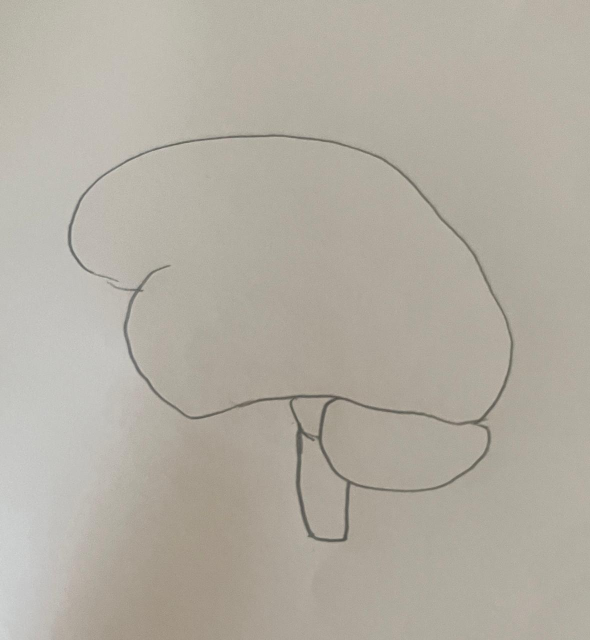
#> input picture backend/deform/assets/sketches/test_brain.jpg, 1180 x 1280 px (shown at 1/2 size)
$ python -i sketch_parser.py   (imports and definitions only)
#> lines starting #> are read from the running program, lines starting #| are printed output that depends on the picture; after the words box and inside, x2 and y2 are one past the last pixel; in counts of white or black regions, pixels touching at a corner belong together
"""
Stable sketch preprocessing for BioSketch-3D.

Drop-in replacement for:
    backend/deform/app/vision/sketch_parser.py

This version is intentionally simpler and safer than the previous experimental
multi-scale black-hat pipeline. It removes:
    - soft shadows and uneven paper lighting
    - most scattered dots
    - disconnected shadow edges outside the main organ
    - faint erased marks that are not connected to the intended sketch

The public API remains compatible with the existing pipeline:
    preprocess_sketch(image_path)
    extract_contours(binary_img, min_area=2000)
    optimize_vectors(contours_dict, initial_epsilon_factor=0.002)
    normalize_coordinates(contours_dict, img_width=None, img_height=None)
    get_primary_contour_points(normalized_dict)

Optional:
    preprocess_sketch(
        image_path,
        cleanup_strength="balanced",
        manual_ignore_mask_path=None,
        debug_dir=None,
    )
"""

from __future__ import annotations

import os
from pathlib import Path
from typing import Optional

import cv2
import numpy as np


# ============================================================
# Profiles
# ============================================================

_CLEANUP_PROFILES = {
    "gentle": {
        "adaptive_c": 8,
        "first_min_area": 7,
        "final_min_area": 28,
        "roi_padding_ratio": 0.08,
        "edge_margin_ratio": 0.010,
    },
    "balanced": {
        "adaptive_c": 10,
        "first_min_area": 10,
        "final_min_area": 45,
        "roi_padding_ratio": 0.06,
        "edge_margin_ratio": 0.015,
    },
    "strict": {
        "adaptive_c": 12,
        "first_min_area": 14,
        "final_min_area": 70,
        "roi_padding_ratio": 0.045,
        "edge_margin_ratio": 0.020,
    },
}


# ============================================================
# Basic helpers
# ============================================================

def _save_debug(debug_dir: Optional[str], name: str, image: np.ndarray) -> None:
    if debug_dir is None:
        return

    out_dir = Path(debug_dir)
    out_dir.mkdir(parents=True, exist_ok=True)
    cv2.imwrite(str(out_dir / f"{name}.png"), image)


def _load_ignore_mask(mask_path: Optional[str], shape) -> Optional[np.ndarray]:
    """
    Optional manual cleanup mask.

    White pixels indicate areas that must be removed.
    Black pixels are preserved.
    """
    if mask_path is None:
        return None

    if not os.path.exists(mask_path):
        raise FileNotFoundError(f"Ignore mask not found: {mask_path}")

    mask = cv2.imread(mask_path, cv2.IMREAD_GRAYSCALE)

    if mask is None:
        raise ValueError(f"OpenCV could not read ignore mask: {mask_path}")

    mask = cv2.resize(
        mask,
        (shape[1], shape[0]),
        interpolation=cv2.INTER_NEAREST,
    )

    _, mask = cv2.threshold(mask, 127, 255, cv2.THRESH_BINARY)
    return mask


# ============================================================
# Shadow removal
# ============================================================

def _remove_soft_shadows(gray: np.ndarray) -> np.ndarray:
    """
    Remove gradual shadows and uneven lighting.

    The blurred image estimates the paper illumination. Dividing the original
    image by this background suppresses broad shadows while preserving pencil
    lines.
    """
    gray = np.asarray(gray, dtype=np.uint8)

    height, width = gray.shape[:2]
    min_side = min(height, width)

    sigma = max(18.0, min(85.0, min_side / 14.0))

    background = cv2.GaussianBlur(
        gray,
        (0, 0),
        sigmaX=sigma,
        sigmaY=sigma,
    )

    background = np.maximum(background, 1).astype(np.uint8)

    corrected = cv2.divide(
        gray,
        background,
        scale=255,
    )
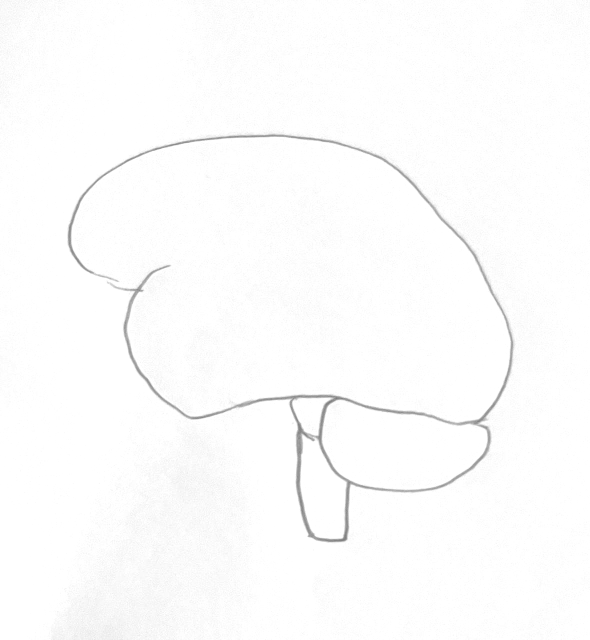
#> corrected: shape (1280, 1180) (shown at 1/2 size); min 117, max 255, mean 252.5

    # Mild percentile normalization.
    low = float(np.percentile(corrected, 1.0))
#> low = 184
    high = float(np.percentile(corrected, 99.7))
#> high = 255

    if high - low > 1e-6:
        corrected = np.clip(
            (corrected.astype(np.float32) - low)
            * (255.0 / (high - low)),
            0,
            255,
        ).astype(np.uint8)
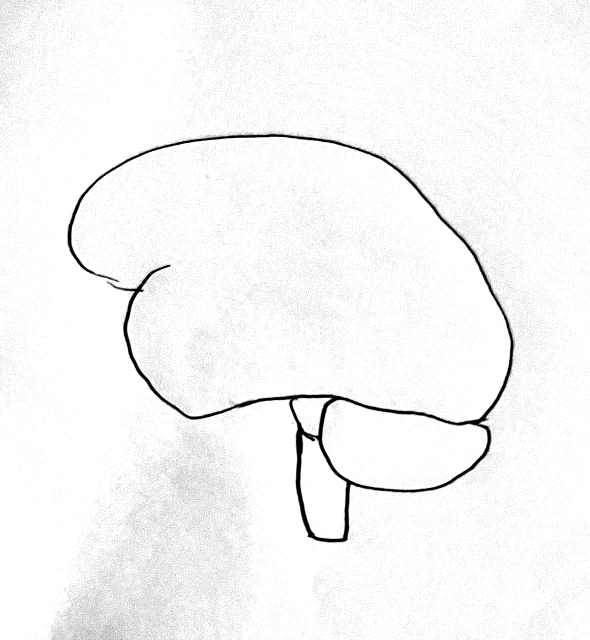
#> corrected: shape (1280, 1180) (shown at 1/2 size); min 0, max 255, mean 246.6

    return corrected


# ============================================================
# Connected-component helpers
# ============================================================

def _touches_image_edge(x, y, w, h, image_width, image_height, margin) -> bool:
    return (
        x <= margin
        or y <= margin
        or (x + w) >= (image_width - margin)
        or (y + h) >= (image_height - margin)
    )


def _component_score(stats_row, image_shape, edge_margin: int) -> float:
    """
    Score a connected component as a possible main organ sketch.

    Prefer large line-like components. Penalize components that touch the
    photograph border because they are often shadow boundaries or frame edges.
    """
    height, width = image_shape[:2]

    x = int(stats_row[cv2.CC_STAT_LEFT])
    y = int(stats_row[cv2.CC_STAT_TOP])
    w = int(stats_row[cv2.CC_STAT_WIDTH])
    h = int(stats_row[cv2.CC_STAT_HEIGHT])
    area = int(stats_row[cv2.CC_STAT_AREA])

    bbox_area = max(w * h, 1)
    fill_ratio = area / bbox_area

    score = float(area)

    if _touches_image_edge(
        x, y, w, h,
        image_width=width,
        image_height=height,
        margin=edge_margin,
    ):
        score *= 0.10

    # Broad dense components are more likely to be shadows than pencil lines.
    if fill_ratio > 0.72:
        score *= 0.25

    return score


def _find_main_component(
    binary: np.ndarray,
    edge_margin_ratio: float,
):
    """
    Find the connected component most likely to contain the organ outline.
    """
    num_labels, labels, stats, _ = cv2.connectedComponentsWithStats(
        binary,
        connectivity=8,
    )

    if num_labels <= 1:
        return None, labels, stats

    height, width = binary.shape[:2]
    edge_margin = max(2, int(round(max(height, width) * edge_margin_ratio)))

    best_label = None
    best_score = -1.0

    for label in range(1, num_labels):
        score = _component_score(
            stats[label],
            binary.shape,
            edge_margin=edge_margin,
        )

        if score > best_score:
            best_score = score
            best_label = label

    return best_label, labels, stats


def _remove_small_components(
    binary: np.ndarray,
    min_area: int,
    keep_main: bool = True,
    edge_margin_ratio: float = 0.015,
) -> np.ndarray:
    """
    Remove tiny components and reject secondary border-touching artifacts.
    """
    binary = np.asarray(binary, dtype=np.uint8)

    main_label, labels, stats = _find_main_component(
        binary,
        edge_margin_ratio=edge_margin_ratio,
    )

    if main_label is None:
        return np.zeros_like(binary)

    height, width = binary.shape[:2]
    edge_margin = max(2, int(round(max(height, width) * edge_margin_ratio)))

    output = np.zeros_like(binary)

    for label in range(1, len(stats)):
        x = int(stats[label, cv2.CC_STAT_LEFT])
        y = int(stats[label, cv2.CC_STAT_TOP])
        w = int(stats[label, cv2.CC_STAT_WIDTH])
        h = int(stats[label, cv2.CC_STAT_HEIGHT])
        area = int(stats[label, cv2.CC_STAT_AREA])

        is_main = label == main_label

        if keep_main and is_main:
            output[labels == label] = 255
            continue

        if area < int(min_area):
            continue

        # This directly removes the curved shadow fragments visible near the
        # lower border in photographed sketches.
        if _touches_image_edge(
            x, y, w, h,
            image_width=width,
            image_height=height,
            margin=edge_margin,
        ):
            continue

        output[labels == label] = 255

    return output


def _retain_main_sketch_roi(
    binary: np.ndarray,
    padding_ratio: float,
    edge_margin_ratio: float,
) -> np.ndarray:
    """
    Keep the main sketch and nearby internal strokes, but remove disconnected
    artifacts outside the main organ's bounding region.

    This is the key fix for sharp shadow boundaries that remain line-like
    after thresholding.
    """
    binary = np.asarray(binary, dtype=np.uint8)

    main_label, labels, stats = _find_main_component(
        binary,
        edge_margin_ratio=edge_margin_ratio,
    )

    if main_label is None:
        return np.zeros_like(binary)

    height, width = binary.shape[:2]

    x = int(stats[main_label, cv2.CC_STAT_LEFT])
    y = int(stats[main_label, cv2.CC_STAT_TOP])
    w = int(stats[main_label, cv2.CC_STAT_WIDTH])
    h = int(stats[main_label, cv2.CC_STAT_HEIGHT])

    padding = int(round(max(width, height) * float(padding_ratio)))

    x1 = max(0, x - padding)
    y1 = max(0, y - padding)
    x2 = min(width, x + w + padding)
    y2 = min(height, y + h + padding)

    roi_mask = np.zeros_like(binary)
    roi_mask[y1:y2, x1:x2] = 255

    inside_roi = cv2.bitwise_and(binary, roi_mask)

    # Remove remaining tiny fragments while retaining internal organ lines.
    return _remove_small_components(
        inside_roi,
        min_area=18,
        keep_main=True,
        edge_margin_ratio=edge_margin_ratio,
    )


def _looks_like_external_horizontal_shadow_strip(
    x: int,
    y: int,
    w: int,
    h: int,
    image_width: int,
    image_height: int,
    main_bbox=None,
) -> bool:
    """
    Detect a broad, thin, nearly horizontal component close to the lower
    portion of the photograph.

    Why this is needed:
        A hard shadow boundary can survive illumination normalization because
        it is a genuine high-contrast edge. Small-component filtering also
        keeps it when it is long enough. Such a strip is not part of the organ
        sketch and should be removed only when it is a secondary component.

    The rule is intentionally conservative so that valid organ outlines are
    not deleted.
    """
    if w <= 0 or h <= 0:
        return False

    aspect_ratio = float(w) / float(max(h, 1))

    broad = w >= max(45, int(round(image_width * 0.20)))
    thin = h <= max(18, int(round(image_height * 0.10)))
    horizontal = aspect_ratio >= 3.5

    # Shadow edges in photographed notebook images often appear in the lower
    # band. A component does not have to touch the exact image border.
    in_lower_band = (
        y >= int(round(image_height * 0.66))
        or (y + h) >= int(round(image_height * 0.84))
    )

    if not (broad and thin and horizontal and in_lower_band):
        return False

    if main_bbox is None:
        return True

    main_x, main_y, main_w, main_h = main_bbox
    main_bottom = main_y + main_h

    overlap_x = max(
        0,
        min(x + w, main_x + main_w) - max(x, main_x),
    )

    overlap_y = max(
        0,
        min(y + h, main_y + main_h) - max(y, main_y),
    )

    overlap_area = overlap_x * overlap_y
    component_bbox_area = max(w * h, 1)
    overlap_ratio = overlap_area / component_bbox_area

    mostly_outside_main = overlap_ratio < 0.12
    near_or_below_main_bottom = y >= (main_bottom - max(4, int(round(main_h * 0.08))))

    return mostly_outside_main and near_or_below_main_bottom


def _remove_external_horizontal_shadow_strips(
    binary: np.ndarray,
    edge_margin_ratio: float = 0.015,
) -> np.ndarray:
    """
    Remove disconnected lower horizontal shadow boundaries while keeping the
    main organ sketch unchanged.

    This targets the failure case visible in photographed sketches where a
    strong shadow creates a long white strip below the organ after adaptive
    thresholding.
    """
    binary = np.asarray(binary, dtype=np.uint8)

    main_label, labels, stats = _find_main_component(
        binary,
        edge_margin_ratio=edge_margin_ratio,
    )

    if main_label is None:
        return binary.copy()

    height, width = binary.shape[:2]

    main_x = int(stats[main_label, cv2.CC_STAT_LEFT])
    main_y = int(stats[main_label, cv2.CC_STAT_TOP])
    main_w = int(stats[main_label, cv2.CC_STAT_WIDTH])
    main_h = int(stats[main_label, cv2.CC_STAT_HEIGHT])

    main_bbox = (main_x, main_y, main_w, main_h)

    output = binary.copy()

    for label in range(1, len(stats)):
        if label == main_label:
            continue

        x = int(stats[label, cv2.CC_STAT_LEFT])
        y = int(stats[label, cv2.CC_STAT_TOP])
        w = int(stats[label, cv2.CC_STAT_WIDTH])
        h = int(stats[label, cv2.CC_STAT_HEIGHT])

        if _looks_like_external_horizontal_shadow_strip(
            x=x,
            y=y,
            w=w,
            h=h,
            image_width=width,
            image_height=height,
            main_bbox=main_bbox,
        ):
            output[labels == label] = 0

    return output


# ============================================================
# Main preprocessing entry point
# ============================================================

def preprocess_sketch(
    image_path: str,
    cleanup_strength: str = "balanced",
    manual_ignore_mask_path: Optional[str] = None,
    debug_dir: Optional[str] = None,
) -> np.ndarray:
    """
    Convert a photographed pencil sketch into a clean binary line image.

    Recommended:
        cleanup_strength="balanced"

    Use:
        cleanup_strength="strict"
    when shadow fragments or erased marks remain.

    Use:
        cleanup_strength="gentle"
    if valid faint lines disappear.
    """
    if not os.path.exists(image_path):
        raise FileNotFoundError(f"Image not found at path: {image_path}")

    if cleanup_strength not in _CLEANUP_PROFILES:
        raise ValueError(
            f"Unknown cleanup_strength='{cleanup_strength}'. "
            f"Expected one of: {list(_CLEANUP_PROFILES.keys())}"
        )

    cfg = _CLEANUP_PROFILES[cleanup_strength]

    gray = cv2.imread(image_path, cv2.IMREAD_GRAYSCALE)

    if gray is None:
        raise ValueError(f"OpenCV could not read image: {image_path}")

    # --------------------------------------------------------
    # 1. Remove broad shadows / uneven lighting
    # --------------------------------------------------------
    corrected = _remove_soft_shadows(gray)
    _save_debug(debug_dir, "01_shadow_corrected", corrected)

    # Mild local contrast enhancement.
    clahe = cv2.createCLAHE(
        clipLimit=1.45,
        tileGridSize=(8, 8),
    )

    contrast = clahe.apply(corrected)

    # Median blur removes isolated camera noise while preserving line edges.
    contrast = cv2.medianBlur(contrast, 3)

    # Gaussian blur stabilizes adaptive thresholding.
    blur = cv2.GaussianBlur(contrast, (5, 5), 0)

    _save_debug(debug_dir, "02_contrast", contrast)
    _save_debug(debug_dir, "03_blur", blur)

    # --------------------------------------------------------
    # 2. Extract pencil lines
    # --------------------------------------------------------
    binary = cv2.adaptiveThreshold(
        blur,
        255,
        cv2.ADAPTIVE_THRESH_GAUSSIAN_C,
        cv2.THRESH_BINARY_INV,
        51,
        float(cfg["adaptive_c"]),
    )
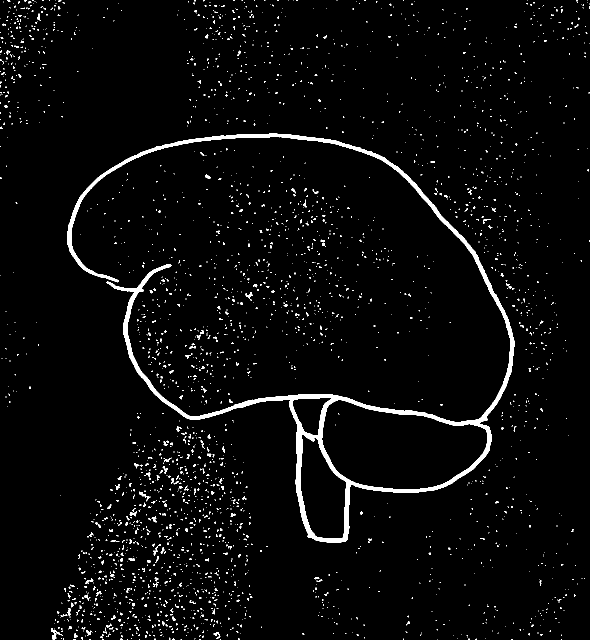
#> binary: shape (1280, 1180) (shown at 1/2 size); 3.1% white; 2852 white regions (2689 under 20 px), largest, box (x1, y1, x2, y2) and area: (135, 267, 1029, 1085) 27869, (102, 1256, 126, 1280) 159, (490, 584, 506, 597) 83

    _save_debug(debug_dir, "04_threshold", binary)

    # --------------------------------------------------------
    # 3. Remove tiny dots BEFORE dilation enlarges them
    # --------------------------------------------------------
    binary = _remove_small_components(
        binary,
        min_area=int(cfg["first_min_area"]),
        keep_main=True,
        edge_margin_ratio=float(cfg["edge_margin_ratio"]),
    )
#> in _find_main_component, `num_labels, labels, stats, _ = cv2.connectedComponentsWithStats( binar..`:
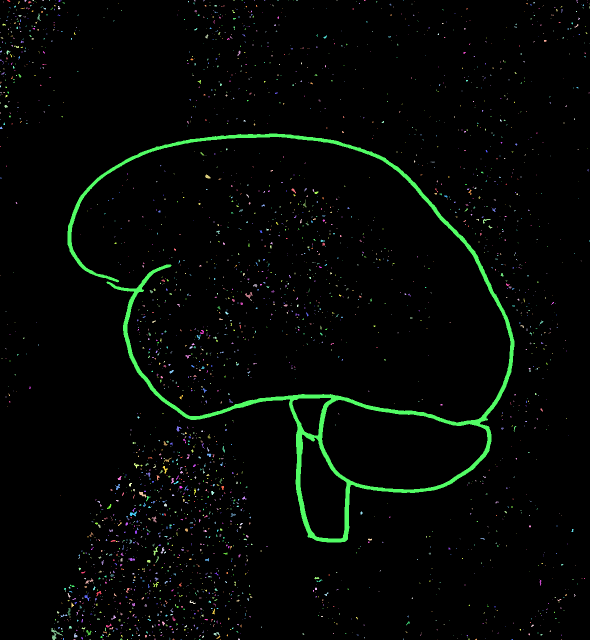
#> labels: shape (1280, 1180) int32 (shown at 1/2 size); 2853 distinct labels, from 0 to 2852; one colour per label, 0 black
#> in _find_main_component, `num_labels, labels, stats, _ = cv2.connectedComponentsWithStats( binar..`: num_labels = 2853; stats = 2853 rows, first 6: [0, 0, 1180, 1280, 1463306], [14, 0, 7, 4, 16], [49, 0, 4, 4, 12], [65, 0, 3, 2, 6], [85, 0, 3, 2, 5], [98, 0, 2, 2, 3]
#> the loop in _find_main_component, `for label in range(1, num_labels):` made 2852 passes
#> (x in _component_score, y in _component_score, w in _component_score, h in _component_score) on pass 54: (28, 11, 4, 4)
#> after the loop in _remove_small_components, `for label in range(1, len(stats)):`:
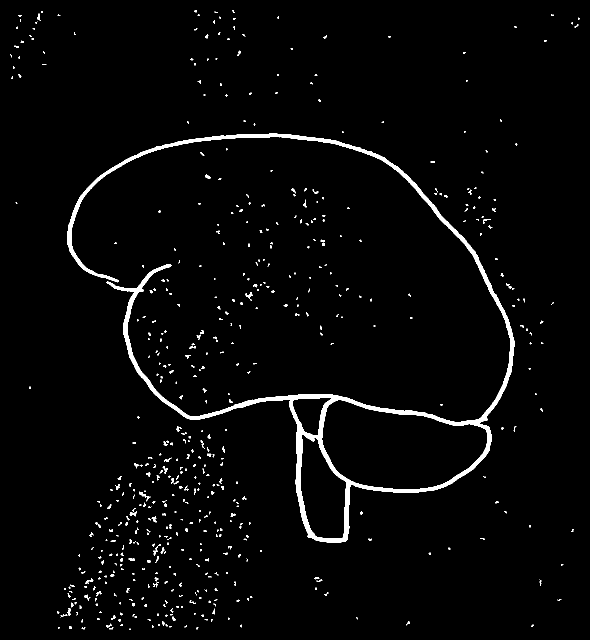
#> output: shape (1280, 1180) (shown at 1/2 size); 2.5% white; 565 white regions (411 under 20 px), largest, box (x1, y1, x2, y2) and area: (135, 267, 1029, 1085) 27869, (490, 584, 506, 597) 83, (278, 983, 293, 995) 79

    _save_debug(debug_dir, "05_early_cleanup", binary)

    # --------------------------------------------------------
    # 4. Repair small gaps and slightly strengthen outlines
    # --------------------------------------------------------
    kernel = cv2.getStructuringElement(
        cv2.MORPH_ELLIPSE,
        (3, 3),
    )

    # One opening pass removes isolated speckle noise.
    opened = cv2.morphologyEx(
        binary,
        cv2.MORPH_OPEN,
        kernel,
        iterations=1,
    )
#> opened: shape (1280, 1180); 2.3% white; 557 white regions (455 under 20 px), largest, box (x1, y1, x2, y2) and area: (135, 267, 1029, 1085) 27864, (490, 584, 505, 597) 77, (278, 983, 293, 995) 76

    # Two closing passes reconnect small breaks in pencil contours.
    closed = cv2.morphologyEx(
        opened,
        cv2.MORPH_CLOSE,
        kernel,
        iterations=2,
    )
#> closed: shape (1280, 1180); 2.4% white; 518 white regions (403 under 20 px), largest, box (x1, y1, x2, y2) and area: (135, 267, 1029, 1085) 27908, (278, 983, 299, 1002) 116, (490, 584, 505, 602) 97

    strengthened = cv2.dilate(
        closed,
        kernel,
        iterations=1,
    )
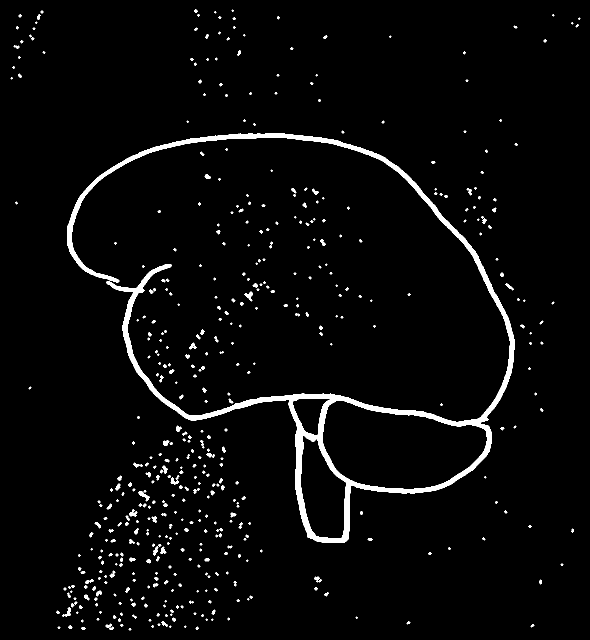
#> strengthened: shape (1280, 1180) (shown at 1/2 size); 3.3% white; 501 white regions (173 under 20 px), largest, box (x1, y1, x2, y2) and area: (134, 266, 1030, 1086) 34530, (277, 982, 300, 1003) 171, (489, 583, 506, 603) 146

    _save_debug(debug_dir, "06_strengthened", strengthened)

    # --------------------------------------------------------
    # 5. Remove disconnected shadow edges outside the organ ROI
    # --------------------------------------------------------
    cleaned = _retain_main_sketch_roi(
        strengthened,
        padding_ratio=float(cfg["roi_padding_ratio"]),
        edge_margin_ratio=float(cfg["edge_margin_ratio"]),
    )
#> call 2 of _find_main_component, with edge_margin_ratio = 0.015
#> in _find_main_component (call 2), `num_labels, labels, stats, _ = cv2.connectedComponentsWithStats( binar..`:
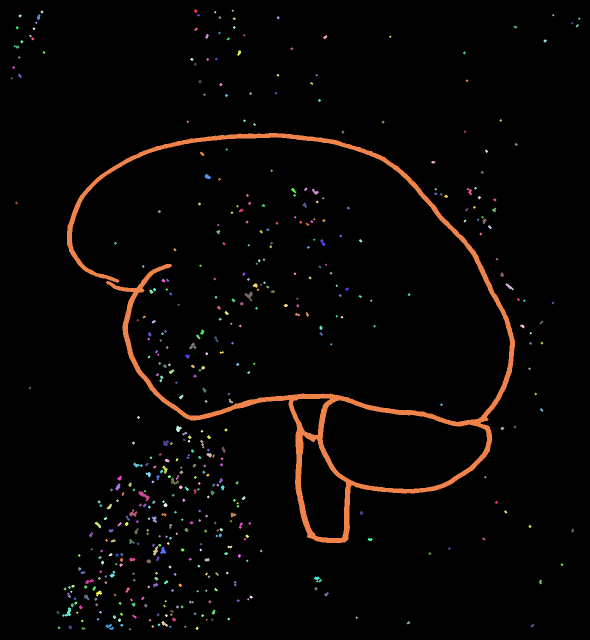
#> labels: shape (1280, 1180) int32 (shown at 1/2 size); 502 distinct labels, from 0 to 501; one colour per label, 0 black
#> (the rest of the program and of its run is left out)
